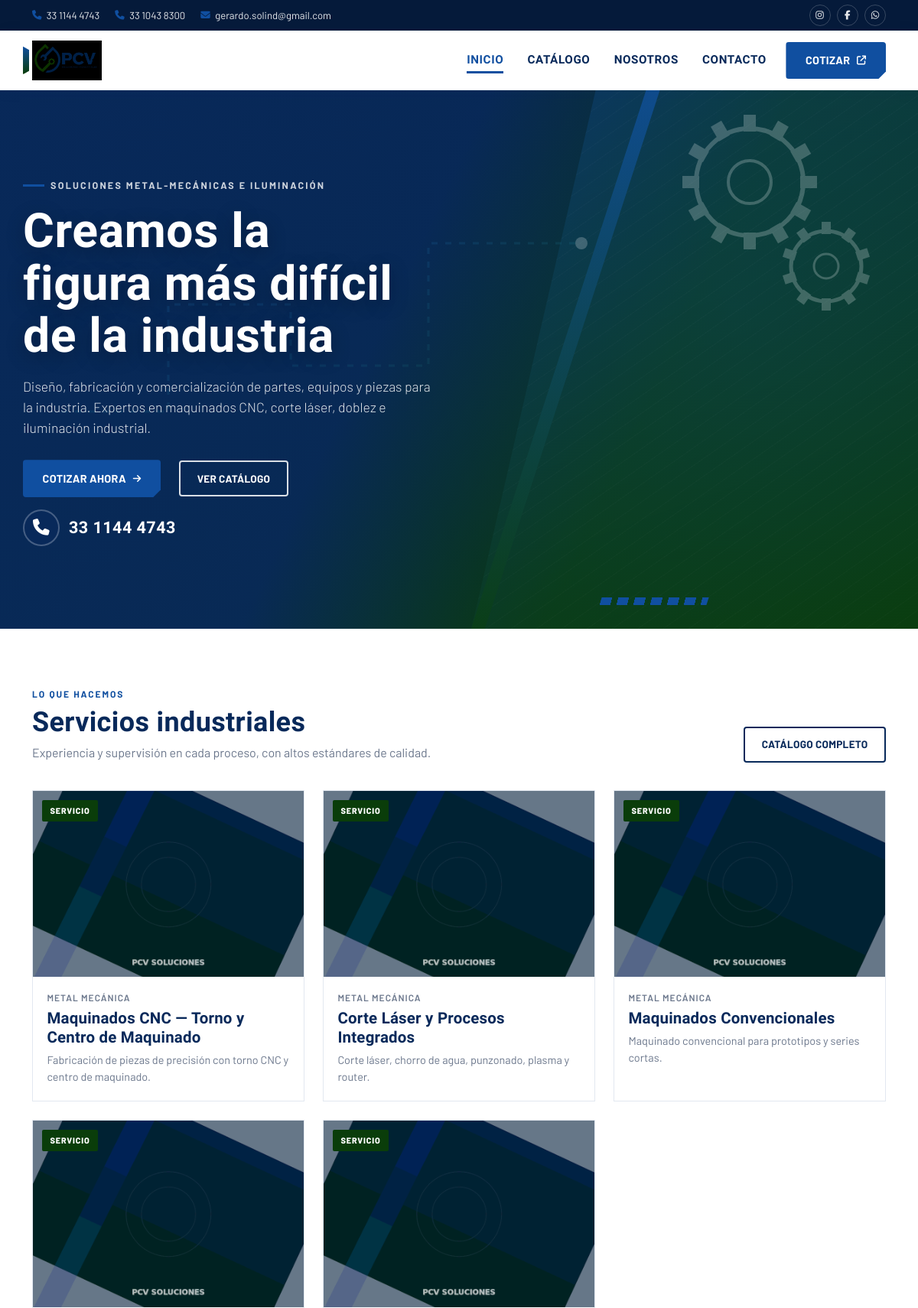
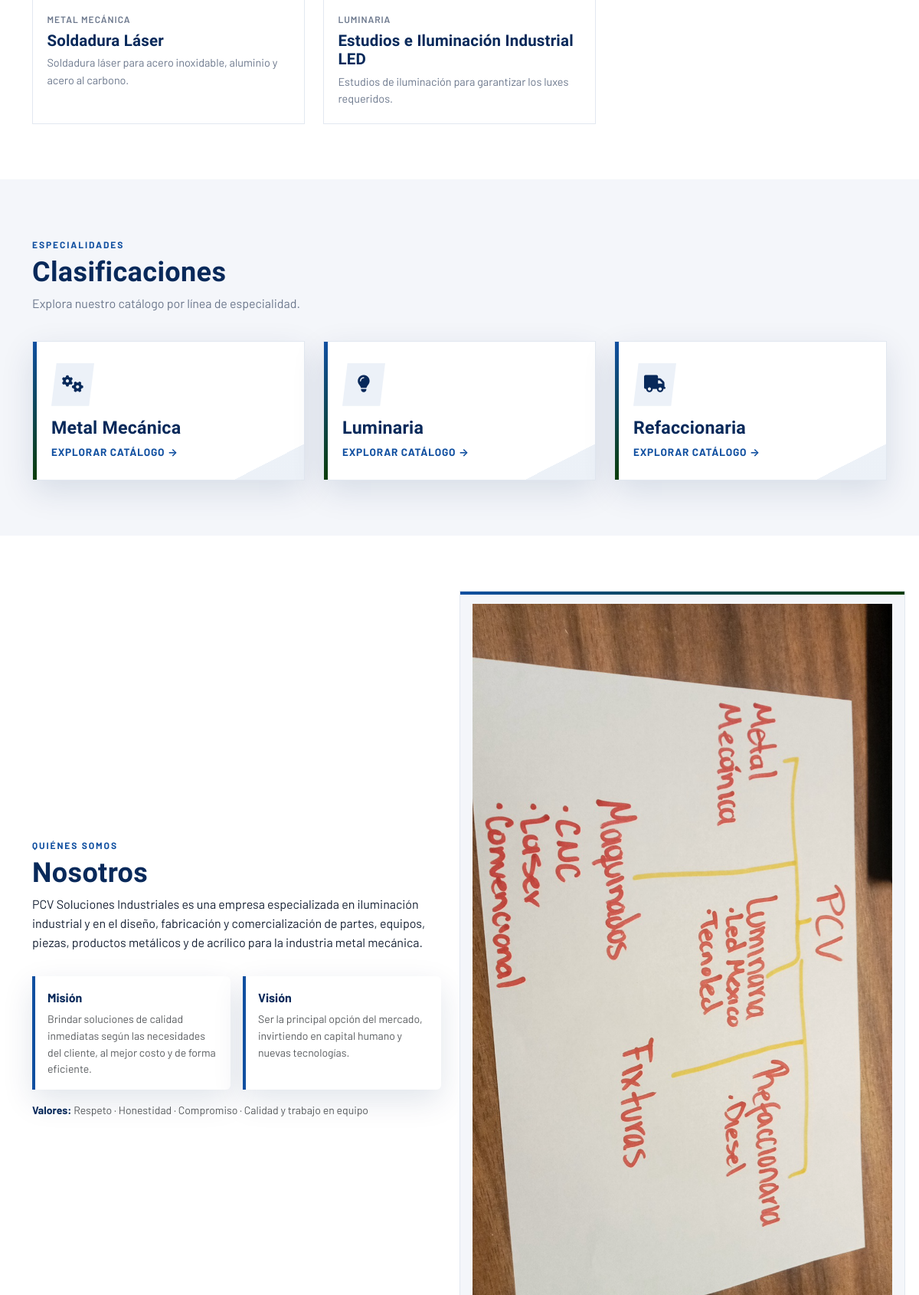
The page / (upper part) on the database its author committed (2 pictures, top to bottom).
### tables this page shows
CREATE TABLE productos (
  id INT UNSIGNED AUTO_INCREMENT PRIMARY KEY,
  tipo ENUM('servicio','producto') NOT NULL DEFAULT 'servicio',
  clasificacion_id INT UNSIGNED NOT NULL,
  subtipo_id INT UNSIGNED DEFAULT NULL,
  nombre VARCHAR(200) NOT NULL,
  slug VARCHAR(191) NOT NULL UNIQUE,
  resumen TEXT,
  descripcion MEDIUMTEXT,
  imagen_principal VARCHAR(255) DEFAULT NULL,
  destacado TINYINT(1) NOT NULL DEFAULT 0,
  activo TINYINT(1) NOT NULL DEFAULT 1,
  orden INT NOT NULL DEFAULT 0,
  creado_en DATETIME NOT NULL DEFAULT CURRENT_TIMESTAMP,
  actualizado_en DATETIME NULL ON UPDATE CURRENT_TIMESTAMP,
  CONSTRAINT fk_prod_clas FOREIGN KEY (clasificacion_id) REFERENCES clasificaciones(id),
  CONSTRAINT fk_prod_sub FOREIGN KEY (subtipo_id) REFERENCES subtipos(id) ON DELETE SET NULL
);

CREATE TABLE clasificaciones (
  id INT UNSIGNED AUTO_INCREMENT PRIMARY KEY,
  nombre VARCHAR(120) NOT NULL,
  slug VARCHAR(140) NOT NULL UNIQUE,
  orden INT NOT NULL DEFAULT 0,
  activo TINYINT(1) NOT NULL DEFAULT 1
);

### includes/config.php (called while the page is built, shortened)
<?php
function pcv_esc($s) {
    return htmlspecialchars((string)$s, ENT_QUOTES, 'UTF-8');
}
function pcv_asset($path) {
    return PCV_BASE . '/assets/' . ltrim($path, '/');
}
function pcv_url($path = '') {
    $path = ltrim((string)$path, '/');
    return PCV_BASE . '/' . $path;
}
function pcv_img_producto($archivo) {
    $local = PCV_UPLOADS . '/' . $archivo;
    $ph = PCV_ROOT . '/assets/img/placeholders/' . $archivo;
    if (is_file($ph)) {
        return pcv_asset('img/placeholders/' . $archivo);
    }
    return pcv_asset('img/placeholders/item-1.png');
}

### index.php (the view, shortened to what this page needs)
<?php
require_once __DIR__ . '/includes/config.php';
$db = pcv_db();
$servicios = [];
$res = $db->query("SELECT p.*, c.nombre AS clasificacion FROM productos p
  INNER JOIN clasificaciones c ON c.id=p.clasificacion_id
  WHERE p.activo=1 AND p.tipo='servicio' ORDER BY p.destacado DESC, p.orden, p.id LIMIT 6");
while ($row = $res->fetch_assoc()) { $servicios[] = $row; }
$clasifs = [];
$res = $db->query("SELECT * FROM clasificaciones WHERE activo=1 ORDER BY orden");
while ($row = $res->fetch_assoc()) { $clasifs[] = $row; }
require __DIR__ . '/includes/header.php';
?>
<section class="hero">
  <div class="hero-bg" aria-hidden="true"></div>
  <div class="hero-diagonal" aria-hidden="true"></div>
  <svg class="hero-anim" viewBox="0 0 1200 600" preserveAspectRatio="xMidYMid slice" aria-hidden="true">
    <defs>
      <linearGradient id="g1" x1="0" y1="0" x2="1" y2="1">
        <stop offset="0%" stop-color="#104FA0"/><stop offset="100%" stop-color="#0A3D0A"/>
      </linearGradient>
    </defs>
    <g class="gear" transform="translate(980 120)">
      <circle r="70" fill="none" stroke="#fff" stroke-width="6"/>
      <circle r="28" fill="none" stroke="#fff" stroke-width="4"/>
      <?php for ($i=0;$i<12;$i++): $a=$i*30; ?>
      <rect x="-8" y="-88" width="16" height="22" fill="#fff" transform="rotate(<?= $a ?>)"/>
      <?php endfor; ?>
    </g>
    <g class="gear slow" transform="translate(1080 230)">
      <circle r="46" fill="none" stroke="#fff" stroke-width="5"/>
      <circle r="16" fill="none" stroke="#fff" stroke-width="3"/>
      <?php for ($i=0;$i<10;$i++): $a=$i*36; ?>
      <rect x="-6" y="-58" width="12" height="16" fill="#fff" transform="rotate(<?= $a ?>)"/>
      <?php endfor; ?>
    </g>
    <path class="laser-line" d="M80 420 L220 420 L220 280 L380 280 L380 360 L560 360 L560 200 L760 200"
          fill="none" stroke="url(#g1)" stroke-width="3"/>
    <circle class="pulse-dot" cx="760" cy="200" r="8" fill="#fff"/>
  </svg>
  <div class="container hero-inner">
    <div class="row align-items-center">
      <div class="col-lg-7 col-xl-6">
        <p class="hero-kicker">Soluciones metal-mecánicas e iluminación</p>
        <h1><?= pcv_esc(PCV_ESLOGAN) ?></h1>
        <p class="lead">Diseño, fabricación y comercialización de partes, equipos y piezas para la industria. Expertos en maquinados CNC, corte láser, doblez e iluminación industrial.</p>
        <div class="hero-actions">
          <a href="<?= pcv_url('cotizar.php') ?>" class="btn btn-cta btn-lg">Cotizar ahora <i class="fas fa-arrow-right"></i></a>
          <a href="<?= pcv_url('catalogo.php') ?>" class="btn btn-outline-light">Ver catálogo</a>
          <a class="hero-phone" href="tel:<?= pcv_esc(PCV_TEL1) ?>">
            <span class="phone-ico"><i class="fas fa-phone"></i></span>
            <span><?= pcv_esc($tel1_fmt) ?></span>
          </a>
        </div>
      </div>
    </div>
  </div>
</section>
<section class="section" id="servicios">
  <div class="container">
    <div class="section-head d-flex flex-wrap justify-content-between align-items-end gap-3">
      <div>
        <span class="section-eyebrow">Lo que hacemos</span>
        <h2 class="section-title">Servicios industriales</h2>
        <p class="section-sub">Experiencia y supervisión en cada proceso, con altos estándares de calidad.</p>
      </div>
      <a href="<?= pcv_url('catalogo.php') ?>" class="btn btn-outline-navy">Catálogo completo</a>
    </div>
    <div class="row g-4">
      <?php foreach ($servicios as $s): ?>
      <div class="col-md-6 col-lg-4">
        <a class="pcv-card-link" href="<?= pcv_url('ficha.php?slug=' . urlencode($s['slug'])) ?>">
          <article class="pcv-card pcv-card-service">
            <div class="pcv-card-media">
              <span class="pcv-card-badge badge-tipo">Servicio</span>
              <img src="<?= pcv_esc(pcv_img_producto($s['imagen_principal'])) ?>" alt="<?= pcv_esc($s['nombre']) ?>" loading="lazy">
            </div>
            <div class="pcv-card-body">
              <div class="pcv-card-cat"><?= pcv_esc($s['clasificacion']) ?></div>
              <h3 class="pcv-card-title"><?= pcv_esc($s['nombre']) ?></h3>
              <p class="pcv-card-excerpt"><?= pcv_esc($s['resumen']) ?></p>
            </div>
          </article>
        </a>
      </div>
      <?php endforeach; ?>
    </div>
  </div>
</section>
<section class="section section-muted" id="clasificaciones">
  <div class="container">
    <div class="section-head">
      <span class="section-eyebrow">Especialidades</span>
      <h2 class="section-title">Clasificaciones</h2>
      <p class="section-sub">Explora nuestro catálogo por línea de especialidad.</p>
    </div>
    <div class="row g-4">
      <?php
      $icons = ['metal-mecanica'=>'fa-gears','luminaria'=>'fa-lightbulb','refaccionaria'=>'fa-truck'];
      foreach ($clasifs as $c):
        $icon = $icons[$c['slug']] ?? 'fa-industry';
      ?>
      <div class="col-md-4">
        <a href="<?= pcv_url('catalogo.php?clasificacion=' . urlencode($c['slug'])) ?>" class="clasif-card">
          <div class="ico"><i class="fas <?= $icon ?>"></i></div>
          <h3><?= pcv_esc($c['nombre']) ?></h3>
          <span class="linkish">Explorar catálogo →</span>
        </a>
      </div>
      <?php endforeach; ?>
    </div>
  </div>
</section>
<section class="section" id="nosotros">
  <div class="container">
    <div class="row g-5 align-items-center">
      <div class="col-lg-6">
        <span class="section-eyebrow">Quiénes somos</span>
        <h2 class="section-title">Nosotros</h2>
        <p>PCV Soluciones Industriales es una empresa especializada en iluminación industrial y en el diseño, fabricación y comercialización de partes, equipos, piezas, productos metálicos y de acrílico para la industria metal mecánica.</p>
        <div class="row g-3 mt-1">
          <div class="col-md-6"><div class="values-card p-3"><strong class="text-navy">Misión</strong><p class="small mb-0 mt-1 text-muted">Brindar soluciones de calidad inmediatas según las necesidades del cliente, al mejor costo y de forma eficiente.</p></div></div>
          <div class="col-md-6"><div class="values-card p-3"><strong class="text-navy">Visión</strong><p class="small mb-0 mt-1 text-muted">Ser la principal opción del mercado, invirtiendo en capital humano y nuevas tecnologías.</p></div></div>
        </div>
        <p class="mt-3 mb-0 small text-muted"><strong class="text-navy">Valores:</strong> Respeto · Honestidad · Compromiso · Calidad y trabajo en equipo</p>
      </div>
      <div class="col-lg-6 organigrama-wrap">
        <img src="<?= pcv_asset('img/organigrama.png') ?>" alt="Organigrama PCV" loading="lazy">
      </div>
    </div>
  </div>
</section>
<?php require __DIR__ . '/includes/footer.php'; ?>

### rows shown on the page
productos: imagen_principal (picture), clasificacion.nombre "METAL MECÁNICA", nombre "Maquinados CNC — Torno y Centro de Maquinado", resumen "Fabricación de piezas de precisión con torno CNC y centro de maquinado."
productos: imagen_principal (picture), clasificacion.nombre "METAL MECÁNICA", nombre "Corte Láser y Procesos Integrados", resumen "Corte láser, chorro de agua, punzonado, plasma y router."
productos: imagen_principal (picture), clasificacion.nombre "METAL MECÁNICA", nombre "Maquinados Convencionales", resumen "Maquinado convencional para prototipos y series cortas."
productos: imagen_principal (picture), clasificacion.nombre "METAL MECÁNICA", nombre "Soldadura Láser", resumen "Soldadura láser para acero inoxidable, aluminio y acero al carbono."
productos: imagen_principal (picture), clasificacion.nombre "LUMINARIA", nombre "Estudios e Iluminación Industrial LED", resumen "Estudios de iluminación para garantizar los luxes requeridos."
clasificaciones: nombre "Metal Mecánica"
clasificaciones: nombre "Luminaria"
clasificaciones: nombre "Refaccionaria"

### other values the page prints
pcv_esc($tel1_fmt) "33 1144 4743"
pcv_esc($tel2_fmt) "33 1043 8300"
pcv_esc(PCV_EMAIL) "gerardo.solind@gmail.com"
pcv_esc(PCV_ESLOGAN) "Creamos la figura más difícil de la industria"
